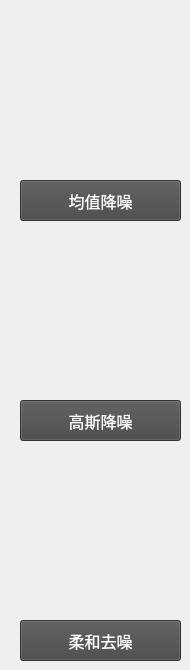
    <widget class="QWidget" name="page_2">
     <widget class="QPushButton" name="btn_blur">
      <property name="geometry">
       <rect>
        <x>20</x>
        <y>180</y>
        <width>161</width>
        <height>41</height>
       </rect>
      </property>
      <property name="palette">
       <palette>
        <active>
         <colorrole role="WindowText">
          <brush brushstyle="SolidPattern">
           <color alpha="255">
            <red>255</red>
            <green>255</green>
            <blue>255</blue>
           </color>
          </brush>
         </colorrole>
         <colorrole role="Button">
          <brush brushstyle="SolidPattern">
           <color alpha="255">
            <red>70</red>
            <green>70</green>
            <blue>70</blue>
           </color>
          </brush>
         </colorrole>
         <colorrole role="Text">
          <brush brushstyle="SolidPattern">
           <color alpha="255">
            <red>255</red>
            <green>255</green>
            <blue>255</blue>
           </color>
          </brush>
         </colorrole>
         <colorrole role="ButtonText">
          <brush brushstyle="SolidPattern">
           <color alpha="255">
            <red>255</red>
            <green>255</green>
            <blue>255</blue>
           </color>
          </brush>
         </colorrole>
         <colorrole role="Base">
          <brush brushstyle="SolidPattern">
           <color alpha="255">
            <red>70</red>
            <green>70</green>
            <blue>70</blue>
           </color>
          </brush>
         </colorrole>
         <colorrole role="Window">
          <brush brushstyle="SolidPattern">
           <color alpha="255">
            <red>70</red>
            <green>70</green>
            <blue>70</blue>
           </color>
          </brush>
         </colorrole>
         <colorrole role="PlaceholderText">
          <brush brushstyle="NoBrush">
           <color alpha="128">
            <red>255</red>
            <green>255</green>
            <blue>255</blue>
           </color>
          </brush>
         </colorrole>
        </active>
        <inactive>
         <colorrole role="WindowText">
          <brush brushstyle="SolidPattern">
           <color alpha="255">
            <red>255</red>
            <green>255</green>
            <blue>255</blue>
           </color>
          </brush>
         </colorrole>
         <colorrole role="Button">
          <brush brushstyle="SolidPattern">
           <color alpha="255">
            <red>70</red>
            <green>70</green>
            <blue>70</blue>
           </color>
          </brush>
         </colorrole>
         <colorrole role="Text">
          <brush brushstyle="SolidPattern">
           <color alpha="255">
            <red>255</red>
            <green>255</green>
            <blue>255</blue>
           </color>
          </brush>
         </colorrole>
         <colorrole role="ButtonText">
          <brush brushstyle="SolidPattern">
           <color alpha="255">
            <red>255</red>
            <green>255</green>
            <blue>255</blue>
           </color>
          </brush>
         </colorrole>
         <colorrole role="Base">
          <brush brushstyle="SolidPattern">
           <color alpha="255">
            <red>70</red>
            <green>70</green>
            <blue>70</blue>
           </color>
          </brush>
         </colorrole>
         <colorrole role="Window">
          <brush brushstyle="SolidPattern">
           <color alpha="255">
            <red>70</red>
            <green>70</green>
            <blue>70</blue>
           </color>
          </brush>
         </colorrole>
         <colorrole role="PlaceholderText">
          <brush brushstyle="NoBrush">
           <color alpha="128">
            <red>255</red>
            <green>255</green>
            <blue>255</blue>
           </color>
          </brush>
         </colorrole>
        </inactive>
        <disabled>
         <colorrole role="WindowText">
          <brush brushstyle="SolidPattern">
           <color alpha="255">
            <red>255</red>
            <green>255</green>
            <blue>255</blue>
           </color>
          </brush>
         </colorrole>
         <colorrole role="Button">
          <brush brushstyle="SolidPattern">
           <color alpha="255">
            <red>70</red>
            <green>70</green>
            <blue>70</blue>
           </color>
          </brush>
         </colorrole>
         <colorrole role="Text">
          <brush brushstyle="SolidPattern">
           <color alpha="255">
            <red>255</red>
            <green>255</green>
            <blue>255</blue>
           </color>
          </brush>
         </colorrole>
         <colorrole role="ButtonText">
          <brush brushstyle="SolidPattern">
           <color alpha="255">
            <red>255</red>
            <green>255</green>
            <blue>255</blue>
           </color>
          </brush>
         </colorrole>
         <colorrole role="Base">
          <brush brushstyle="SolidPattern">
           <color alpha="255">
            <red>70</red>
            <green>70</green>
            <blue>70</blue>
           </color>
          </brush>
         </colorrole>
         <colorrole role="Window">
          <brush brushstyle="SolidPattern">
           <color alpha="255">
            <red>70</red>
            <green>70</green>
            <blue>70</blue>
           </color>
          </brush>
         </colorrole>
         <colorrole role="PlaceholderText">
          <brush brushstyle="NoBrush">
           <color alpha="128">
            <red>255</red>
            <green>255</green>
            <blue>255</blue>
           </color>
          </brush>
         </colorrole>
        </disabled>
       </palette>
      </property>
      <property name="font">
       <font>
        <family>Arial</family>
        <pointsize>12</pointsize>
       </font>
      </property>
      <property name="cursor">
       <cursorShape>OpenHandCursor</cursorShape>
      </property>
      <property name="styleSheet">
       <string notr="true">color: rgb(255, 255, 255);
background-color: rgb(70, 70, 70);</string>
      </property>
      <property name="text">
       <string>均值降噪</string>
      </property>
     </widget>
     <widget class="QPushButton" name="btn_gaussian">
      <property name="geometry">
       <rect>
        <x>20</x>
        <y>400</y>
        <width>161</width>
        <height>41</height>
       </rect>
      </property>
      <property name="palette">
       <palette>
        <active>
         <colorrole role="WindowText">
          <brush brushstyle="SolidPattern">
           <color alpha="255">
            <red>255</red>
            <green>255</green>
            <blue>255</blue>
           </color>
          </brush>
         </colorrole>
         <colorrole role="Button">
          <brush brushstyle="SolidPattern">
           <color alpha="255">
            <red>70</red>
            <green>70</green>
            <blue>70</blue>
           </color>
          </brush>
         </colorrole>
         <colorrole role="Text">
          <brush brushstyle="SolidPattern">
           <color alpha="255">
            <red>255</red>
            <green>255</green>
            <blue>255</blue>
           </color>
          </brush>
         </colorrole>
         <colorrole role="ButtonText">
          <brush brushstyle="SolidPattern">
           <color alpha="255">
            <red>255</red>
            <green>255</green>
            <blue>255</blue>
           </color>
          </brush>
         </colorrole>
         <colorrole role="Base">
          <brush brushstyle="SolidPattern">
           <color alpha="255">
            <red>70</red>
            <green>70</green>
            <blue>70</blue>
           </color>
          </brush>
         </colorrole>
         <colorrole role="Window">
          <brush brushstyle="SolidPattern">
           <color alpha="255">
            <red>70</red>
            <green>70</green>
            <blue>70</blue>
           </color>
          </brush>
         </colorrole>
         <colorrole role="PlaceholderText">
          <brush brushstyle="NoBrush">
           <color alpha="128">
            <red>255</red>
            <green>255</green>
            <blue>255</blue>
           </color>
          </brush>
         </colorrole>
        </active>
        <inactive>
         <colorrole role="WindowText">
          <brush brushstyle="SolidPattern">
           <color alpha="255">
            <red>255</red>
            <green>255</green>
            <blue>255</blue>
           </color>
          </brush>
         </colorrole>
         <colorrole role="Button">
          <brush brushstyle="SolidPattern">
           <color alpha="255">
            <red>70</red>
            <green>70</green>
            <blue>70</blue>
           </color>
          </brush>
         </colorrole>
         <colorrole role="Text">
          <brush brushstyle="SolidPattern">
           <color alpha="255">
            <red>255</red>
            <green>255</green>
            <blue>255</blue>
           </color>
          </brush>
         </colorrole>
         <colorrole role="ButtonText">
          <brush brushstyle="SolidPattern">
           <color alpha="255">
            <red>255</red>
            <green>255</green>
            <blue>255</blue>
           </color>
          </brush>
         </colorrole>
         <colorrole role="Base">
          <brush brushstyle="SolidPattern">
           <color alpha="255">
            <red>70</red>
            <green>70</green>
            <blue>70</blue>
           </color>
          </brush>
         </colorrole>
         <colorrole role="Window">
          <brush brushstyle="SolidPattern">
           <color alpha="255">
            <red>70</red>
            <green>70</green>
            <blue>70</blue>
           </color>
          </brush>
         </colorrole>
         <colorrole role="PlaceholderText">
          <brush brushstyle="NoBrush">
           <color alpha="128">
            <red>255</red>
            <green>255</green>
            <blue>255</blue>
           </color>
          </brush>
         </colorrole>
        </inactive>
        <disabled>
         <colorrole role="WindowText">
          <brush brushstyle="SolidPattern">
           <color alpha="255">
            <red>255</red>
            <green>255</green>
            <blue>255</blue>
           </color>
          </brush>
         </colorrole>
         <colorrole role="Button">
          <brush brushstyle="SolidPattern">
           <color alpha="255">
            <red>70</red>
            <green>70</green>
            <blue>70</blue>
           </color>
          </brush>
         </colorrole>
         <colorrole role="Text">
          <brush brushstyle="SolidPattern">
           <color alpha="255">
            <red>255</red>
            <green>255</green>
            <blue>255</blue>
           </color>
          </brush>
         </colorrole>
         <colorrole role="ButtonText">
          <brush brushstyle="SolidPattern">
           <color alpha="255">
            <red>255</red>
            <green>255</green>
            <blue>255</blue>
           </color>
          </brush>
         </colorrole>
         <colorrole role="Base">
          <brush brushstyle="SolidPattern">
           <color alpha="255">
            <red>70</red>
            <green>70</green>
            <blue>70</blue>
           </color>
          </brush>
         </colorrole>
         <colorrole role="Window">
          <brush brushstyle="SolidPattern">
           <color alpha="255">
            <red>70</red>
            <green>70</green>
            <blue>70</blue>
           </color>
          </brush>
         </colorrole>
         <colorrole role="PlaceholderText">
          <brush brushstyle="NoBrush">
           <color alpha="128">
            <red>255</red>
            <green>255</green>
            <blue>255</blue>
           </color>
          </brush>
         </colorrole>
        </disabled>
       </palette>
      </property>
      <property name="font">
       <font>
        <family>Arial</family>
        <pointsize>12</pointsize>
       </font>
      </property>
      <property name="cursor">
       <cursorShape>OpenHandCursor</cursorShape>
      </property>
      <property name="styleSheet">
       <string notr="true">color: rgb(255, 255, 255);
background-color: rgb(70, 70, 70);</string>
      </property>
      <property name="text">
       <string>高斯降噪</string>
      </property>
     </widget>
     <widget class="QPushButton" name="btn_smooth_more">
      <property name="geometry">
       <rect>
        <x>20</x>
        <y>620</y>
        <width>161</width>
        <height>41</height>
       </rect>
      </property>
      <property name="palette">
       <palette>
        <active>
         <colorrole role="WindowText">
          <brush brushstyle="SolidPattern">
           <color alpha="255">
            <red>255</red>
            <green>255</green>
            <blue>255</blue>
           </color>
          </brush>
         </colorrole>
         <colorrole role="Button">
          <brush brushstyle="SolidPattern">
           <color alpha="255">
            <red>70</red>
            <green>70</green>
            <blue>70</blue>
           </color>
          </brush>
         </colorrole>
         <colorrole role="Text">
          <brush brushstyle="SolidPattern">
           <color alpha="255">
            <red>255</red>
            <green>255</green>
            <blue>255</blue>
           </color>
          </brush>
         </colorrole>
         <colorrole role="ButtonText">
          <brush brushstyle="SolidPattern">
           <color alpha="255">
            <red>255</red>
            <green>255</green>
            <blue>255</blue>
           </color>
          </brush>
         </colorrole>
         <colorrole role="Base">
          <brush brushstyle="SolidPattern">
           <color alpha="255">
            <red>70</red>
            <green>70</green>
            <blue>70</blue>
           </color>
          </brush>
         </colorrole>
         <colorrole role="Window">
          <brush brushstyle="SolidPattern">
           <color alpha="255">
            <red>70</red>
            <green>70</green>
            <blue>70</blue>
           </color>
          </brush>
         </colorrole>
         <colorrole role="PlaceholderText">
          <brush brushstyle="NoBrush">
           <color alpha="128">
            <red>255</red>
            <green>255</green>
            <blue>255</blue>
           </color>
          </brush>
         </colorrole>
        </active>
        <inactive>
         <colorrole role="WindowText">
          <brush brushstyle="SolidPattern">
           <color alpha="255">
            <red>255</red>
            <green>255</green>
            <blue>255</blue>
           </color>
          </brush>
         </colorrole>
         <colorrole role="Button">
          <brush brushstyle="SolidPattern">
           <color alpha="255">
            <red>70</red>
            <green>70</green>
            <blue>70</blue>
           </color>
          </brush>
         </colorrole>
         <colorrole role="Text">
          <brush brushstyle="SolidPattern">
           <color alpha="255">
            <red>255</red>
            <green>255</green>
            <blue>255</blue>
           </color>
          </brush>
         </colorrole>
         <colorrole role="ButtonText">
          <brush brushstyle="SolidPattern">
           <color alpha="255">
            <red>255</red>
            <green>255</green>
            <blue>255</blue>
           </color>
          </brush>
         </colorrole>
         <colorrole role="Base">
          <brush brushstyle="SolidPattern">
           <color alpha="255">
            <red>70</red>
            <green>70</green>
            <blue>70</blue>
           </color>
          </brush>
         </colorrole>
         <colorrole role="Window">
          <brush brushstyle="SolidPattern">
           <color alpha="255">
            <red>70</red>
            <green>70</green>
            <blue>70</blue>
           </color>
          </brush>
         </colorrole>
         <colorrole role="PlaceholderText">
          <brush brushstyle="NoBrush">
           <color alpha="128">
            <red>255</red>
            <green>255</green>
            <blue>255</blue>
           </color>
          </brush>
         </colorrole>
        </inactive>
        <disabled>
         <colorrole role="WindowText">
          <brush brushstyle="SolidPattern">
           <color alpha="255">
            <red>255</red>
            <green>255</green>
            <blue>255</blue>
           </color>
          </brush>
         </colorrole>
         <colorrole role="Button">
          <brush brushstyle="SolidPattern">
           <color alpha="255">
            <red>70</red>
            <green>70</green>
            <blue>70</blue>
           </color>
          </brush>
         </colorrole>
         <colorrole role="Text">
          <brush brushstyle="SolidPattern">
           <color alpha="255">
            <red>255</red>
            <green>255</green>
            <blue>255</blue>
           </color>
          </brush>
         </colorrole>
         <colorrole role="ButtonText">
          <brush brushstyle="SolidPattern">
           <color alpha="255">
            <red>255</red>
            <green>255</green>
            <blue>255</blue>
           </color>
          </brush>
         </colorrole>
         <colorrole role="Base">
          <brush brushstyle="SolidPattern">
           <color alpha="255">
            <red>70</red>
            <green>70</green>
            <blue>70</blue>
           </color>
          </brush>
         </colorrole>
         <colorrole role="Window">
          <brush brushstyle="SolidPattern">
           <color alpha="255">
            <red>70</red>
            <green>70</green>
            <blue>70</blue>
           </color>
          </brush>
         </colorrole>
         <colorrole role="PlaceholderText">
          <brush brushstyle="NoBrush">
           <color alpha="128">
            <red>255</red>
            <green>255</green>
            <blue>255</blue>
           </color>
          </brush>
         </colorrole>
        </disabled>
       </palette>
      </property>
      <property name="font">
       <font>
        <family>Arial</family>
        <pointsize>12</pointsize>
       </font>
      </property>
      <property name="cursor">
       <cursorShape>OpenHandCursor</cursorShape>
      </property>
      <property name="styleSheet">
       <string notr="true">color: rgb(255, 255, 255);
background-color: rgb(70, 70, 70);</string>
      </property>
      <property name="text">
       <string>柔和去噪</string>
      </property>
     </widget>
     <widget class="QLabel" name="label_24">
      <property name="geometry">
       <rect>
        <x>20</x>
        <y>20</y>
        <width>151</width>
        <height>141</height>
       </rect>
      </property>
      <property name="text">
       <string/>
      </property>
      <property name="pixmap">
       <pixmap>icon/avg.png</pixmap>
      </property>
     </widget>
     <widget class="QLabel" name="label_25">
      <property name="geometry">
       <rect>
        <x>20</x>
        <y>250</y>
        <width>151</width>
        <height>141</height>
       </rect>
      </property>
      <property name="text">
       <string/>
      </property>
      <property name="pixmap">
       <pixmap>icon/gauss.png</pixmap>
      </property>
     </widget>
     <widget class="QLabel" name="label_26">
      <property name="geometry">
       <rect>
        <x>20</x>
        <y>470</y>
        <width>151</width>
        <height>141</height>
       </rect>
      </property>
      <property name="text">
       <string/>
      </property>
      <property name="pixmap">
       <pixmap>icon/smoothmore.png</pixmap>
      </property>
     </widget>
    </widget>
